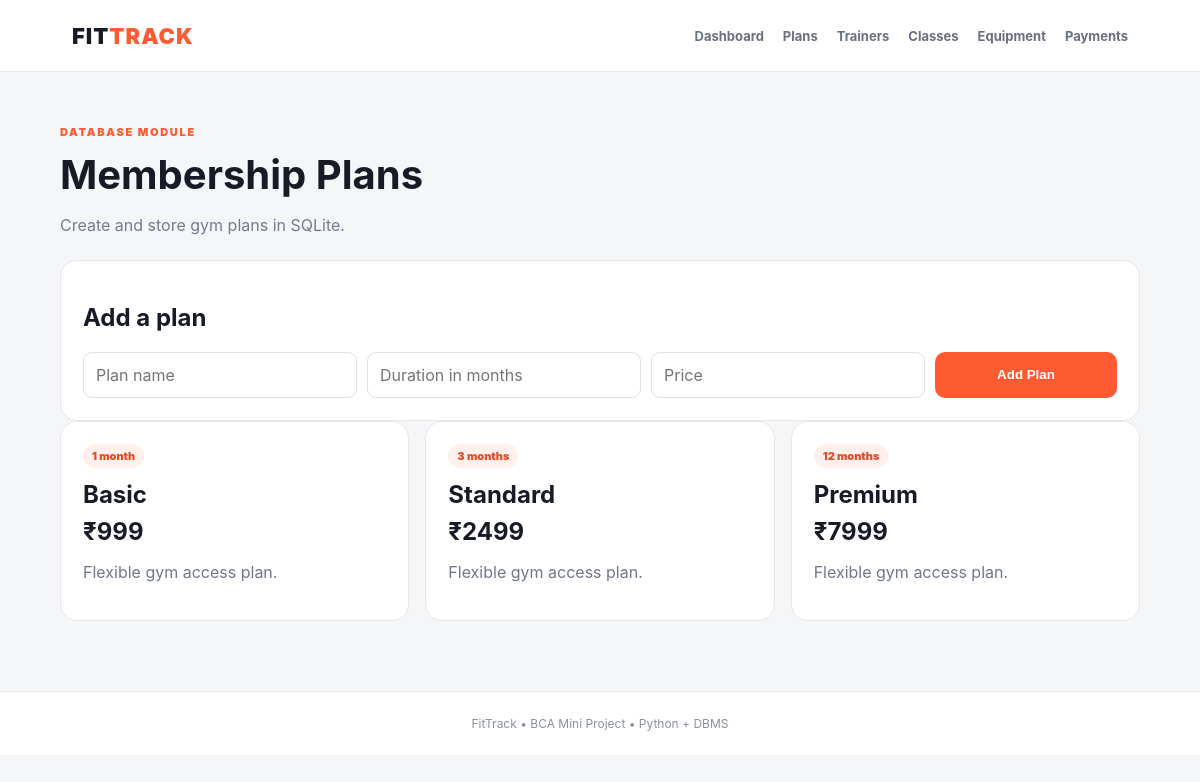
The app's page /plans with its own data.
### tables this page shows
CREATE TABLE plans (
        id INTEGER PRIMARY KEY AUTOINCREMENT,
        name TEXT NOT NULL,
        duration_months INTEGER NOT NULL,
        price REAL NOT NULL
    );

### app.py (the view, shortened to what this page needs)
@app.route("/plans", methods=["GET","POST"])
def plans():
    conn = get_db()
    rows = conn.execute("SELECT * FROM plans ORDER BY price").fetchall()
    conn.close()
    return render_template("plans.html", plans=rows)

### app.py (called while the page is built)
def get_db():
    conn = sqlite3.connect(DB)
    conn.row_factory = sqlite3.Row
    return conn

### templates/plans.html (shortened to what this page needs)
{% extends "base.html" %}
{% block content %}
<div class="title"><p class="eyebrow">DATABASE MODULE</p><h1>Membership Plans</h1><p>Create and store gym plans in SQLite.</p></div>
<section class="form panel"><h2>Add a plan</h2><form method="post"><input name="name" placeholder="Plan name" required><input name="duration" type="number" placeholder="Duration in months" required><input name="price" type="number" step="0.01" placeholder="Price" required><button class="btn">Add Plan</button></form></section>
<section class="cards">{% for p in plans %}<article class="card"><span class="tag">{{ p.duration_months }} month{% if p.duration_months != 1 %}s{% endif %}</span><h2>{{ p.name }}</h2><strong>₹{{ "%.0f"|format(p.price) }}</strong><p>Flexible gym access plan.</p></article>{% endfor %}</section>
{% endblock %}

### static/style.css (style rules this page uses)
* { box-sizing:border-box }
body { margin:0;background:#f5f6f8;color:#171b25;font-family:Inter,system-ui,-apple-system,BlinkMacSystemFont,"Segoe UI",sans-serif }
.eyebrow { font-size:11px;letter-spacing:1.7px;font-weight:900;color:#ff5b32 }
.btn { background:#ff5b32;border:0;color:#fff;text-decoration:none;border-radius:10px;padding:12px 17px;font-weight:800;cursor:pointer }
.stats div,.panel,.card { background:#fff;border:1px solid #e5e7eb;border-radius:17px;padding:22px }
.panel { margin-top:18px }
.title { margin-bottom:25px }
.title h1 { font-size:40px;margin:3px 0 8px }
.title p:last-child { color:#747c8b }
.form form { display:grid;grid-template-columns:repeat(4,1fr);gap:10px }
.form input,.form select { padding:12px;border:1px solid #dfe2e8;border-radius:9px;font:inherit;background:#fff }
.cards { display:grid;grid-template-columns:repeat(3,1fr);gap:16px }
.card h2 { margin:12px 0 8px }
.card p { color:#707887 }
.card strong { font-size:24px }
.tag { display:inline-block;background:#fff0eb;color:#e34c26;border-radius:999px;padding:5px 9px;font-size:11px;font-weight:900 }

### records on screen
plans: duration_months "1", name "Basic", price "999"
plans: duration_months "3", name "Standard", price "2499"
plans: duration_months "12", name "Premium", price "7999"
